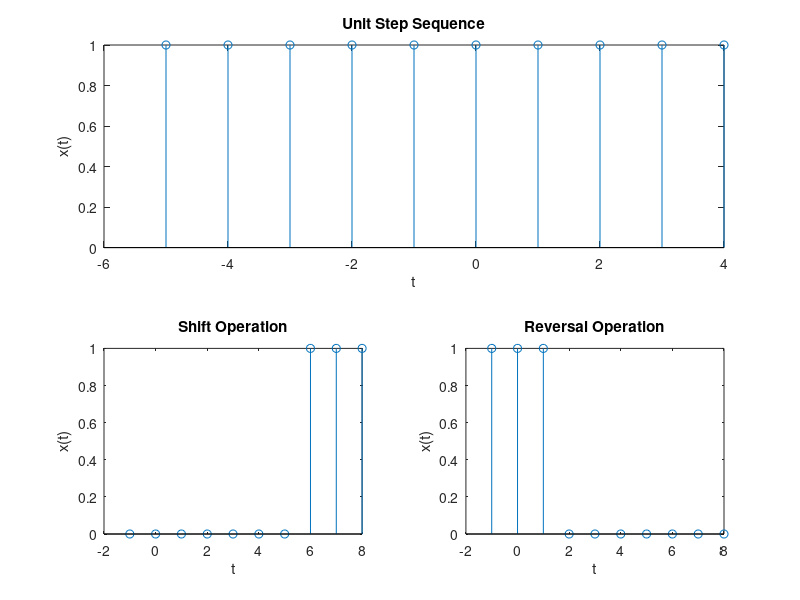

MATLAB code for this plot:
clear;
clc;

N = 10;
t = -5:1:N/2-1;

x = ones(1,N);
subplot(2,2,1:2);
stem(t,x);
xlabel('t');ylabel('x(t)');
title('Unit Step Sequence');

x = [zeros(1,7), ones(1,1), ones(1,2)];
t = t + 4;
subplot(2,2,3);
stem(t,x);
xlabel('t');ylabel('x(t)');
title('Shift Operation');

y = flip(x);
subplot(2,2,4);
stem(t,y);
xlabel('t');ylabel('x(t)');
title('Reversal Operation');